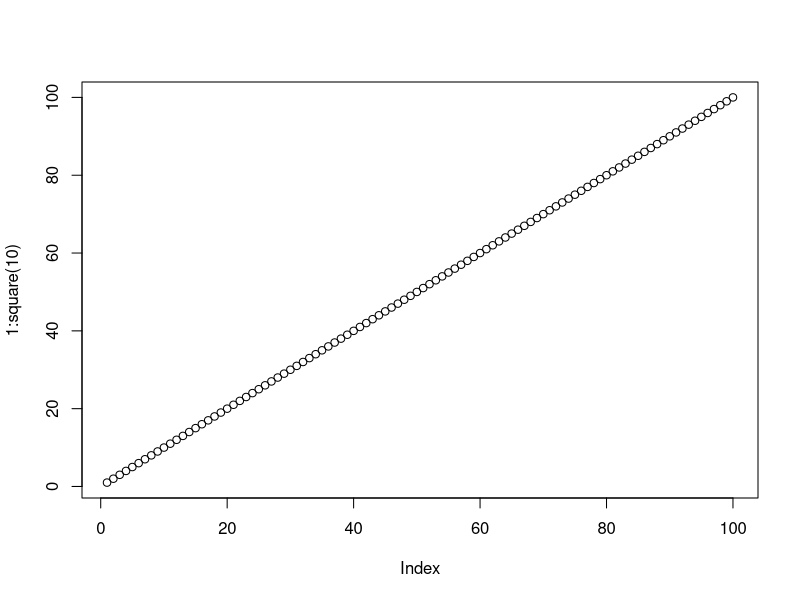

Recreate this plot in R.
x = 20
y = 10

v = c(1, 2, 3, 4, 5)
print(v)

greet = "hello"

square = function(z) {
  return(z^2)
}

plot(1:square(10))
